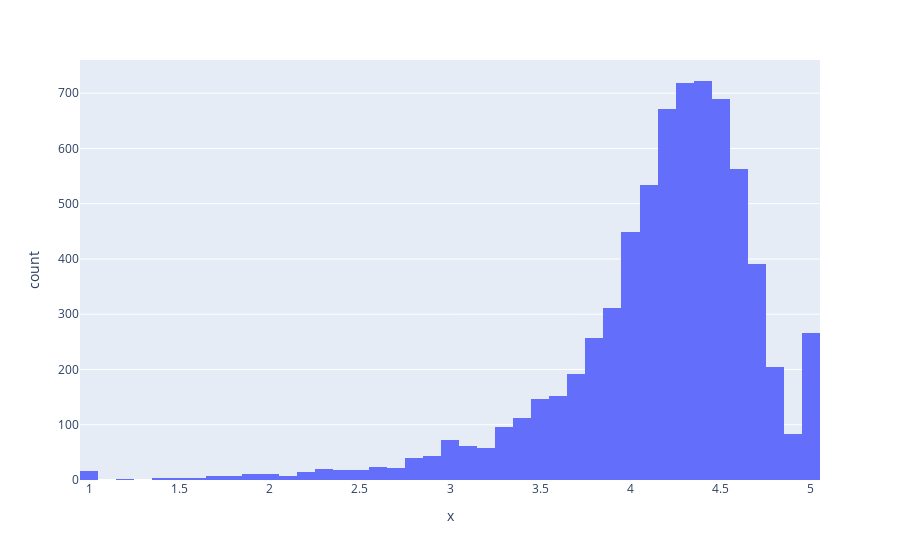

The code cell stored with this chart in its notebook:
### Markdown cell above
<p dir=rtl style="direction: rtl;text-align: right;line-height:200%;font-family:vazir;font-size:medium">
<font face="vazir" size=3>
    حال میخواهیم ببینیم اپلیکیشن ها به طور متوسط چگونه عمل میکنند.برای بررسی عملکرد اپ ها سراغ ستون 
    <code> Rating </code>
    میرویم.نمودار
    <code> histigram </code>
    این ستون را رسم کنید.
  </font>
</p>

### Code cell
# Distribution of apps according to their ratings
hist_figure = px.histogram(
        x = data['Rating']
)
# display plot
hist_figure.show()

### Figure 1 — Plotly figure (JSON) as saved in the notebook; plotly's stock layout.template omitted (floating-point values rounded to 4 significant figures; data arrays with more than 128 entries replaced by an {"elided": "..."} marker saying what was removed)
{"data": [{"alignmentgroup": "True", "bingroup": "x", "hovertemplate": "x=%{x}<br>count=%{y}<extra></extra>", "legendgroup": "", "marker": {"color": "#636efa", "pattern": {"shape": ""}}, "name": "", "offsetgroup": "", "orientation": "v", "showlegend": false, "type": "histogram", "x": {"elided": "7021 float values"}, "xaxis": "x", "yaxis": "y"}], "layout": {"barmode": "relative", "legend": {"tracegroupgap": 0}, "margin": {"t": 60}, "xaxis": {"anchor": "y", "domain": [0, 1], "title": {"text": "x"}}, "yaxis": {"anchor": "x", "domain": [0, 1], "title": {"text": "count"}}}}
